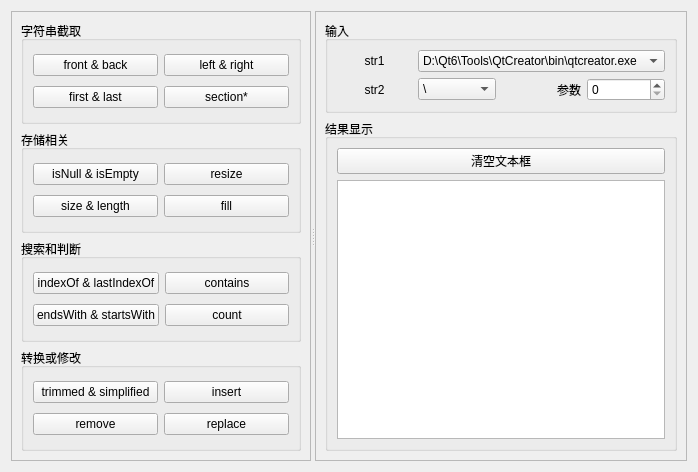
<?xml version="1.0" encoding="UTF-8"?>
<ui version="4.0">
 <class>Widget</class>
 <widget class="QWidget" name="Widget">
  <property name="geometry">
   <rect>
    <x>0</x>
    <y>0</y>
    <width>698</width>
    <height>472</height>
   </rect>
  </property>
  <property name="windowTitle">
   <string>QString特性Demo</string>
  </property>
  <layout class="QVBoxLayout" name="verticalLayout_3">
   <item>
    <widget class="QSplitter" name="splitter">
     <property name="orientation">
      <enum>Qt::Horizontal</enum>
     </property>
     <widget class="QFrame" name="frame">
      <property name="frameShape">
       <enum>QFrame::StyledPanel</enum>
      </property>
      <property name="frameShadow">
       <enum>QFrame::Plain</enum>
      </property>
      <layout class="QVBoxLayout" name="verticalLayout_2">
       <item>
        <widget class="QGroupBox" name="groupBox_2">
         <property name="title">
          <string>字符串截取</string>
         </property>
         <layout class="QGridLayout" name="gridLayout">
          <item row="0" column="0">
           <widget class="QPushButton" name="btnFontBack">
            <property name="text">
             <string>front &amp;&amp; back</string>
            </property>
           </widget>
          </item>
          <item row="0" column="1">
           <widget class="QPushButton" name="btnLeftRight">
            <property name="text">
             <string>left &amp;&amp; right</string>
            </property>
           </widget>
          </item>
          <item row="1" column="0">
           <widget class="QPushButton" name="btnFirstLast">
            <property name="text">
             <string>first &amp;&amp; last</string>
            </property>
           </widget>
          </item>
          <item row="1" column="1">
           <widget class="QPushButton" name="btnSection">
            <property name="text">
             <string>section*</string>
            </property>
           </widget>
          </item>
         </layout>
        </widget>
       </item>
       <item>
        <widget class="QGroupBox" name="groupBox_3">
         <property name="title">
          <string>存储相关</string>
         </property>
         <layout class="QGridLayout" name="gridLayout_2">
          <item row="0" column="0">
           <widget class="QPushButton" name="btnisNullEmpty">
            <property name="text">
             <string>isNull &amp;&amp; isEmpty</string>
            </property>
           </widget>
          </item>
          <item row="0" column="1">
           <widget class="QPushButton" name="btnResize">
            <property name="text">
             <string>resize</string>
            </property>
           </widget>
          </item>
          <item row="1" column="0">
           <widget class="QPushButton" name="btnSizeLength">
            <property name="text">
             <string>size &amp;&amp; length</string>
            </property>
           </widget>
          </item>
          <item row="1" column="1">
           <widget class="QPushButton" name="btnFill">
            <property name="text">
             <string>fill</string>
            </property>
           </widget>
          </item>
         </layout>
        </widget>
       </item>
       <item>
        <widget class="QGroupBox" name="groupBox_4">
         <property name="title">
          <string>搜索和判断</string>
         </property>
         <layout class="QGridLayout" name="gridLayout_3">
          <item row="0" column="0">
           <widget class="QPushButton" name="btnIndexOf">
            <property name="text">
             <string>indexOf &amp;&amp; lastIndexOf</string>
            </property>
           </widget>
          </item>
          <item row="0" column="1">
           <widget class="QPushButton" name="btnContains">
            <property name="text">
             <string>contains</string>
            </property>
           </widget>
          </item>
          <item row="1" column="0">
           <widget class="QPushButton" name="btnStartEnd">
            <property name="text">
             <string>endsWith &amp;&amp; startsWith</string>
            </property>
           </widget>
          </item>
          <item row="1" column="1">
           <widget class="QPushButton" name="btnCount">
            <property name="text">
             <string>count</string>
            </property>
           </widget>
          </item>
         </layout>
        </widget>
       </item>
       <item>
        <widget class="QGroupBox" name="groupBox_5">
         <property name="title">
          <string>转换或修改</string>
         </property>
         <layout class="QGridLayout" name="gridLayout_4">
          <item row="0" column="0">
           <widget class="QPushButton" name="btnTrimmed">
            <property name="text">
             <string>trimmed &amp;&amp; simplified</string>
            </property>
           </widget>
          </item>
          <item row="0" column="1">
           <widget class="QPushButton" name="btnInsert">
            <property name="text">
             <string>insert</string>
            </property>
           </widget>
          </item>
          <item row="1" column="0">
           <widget class="QPushButton" name="btnRemove">
            <property name="text">
             <string>remove</string>
            </property>
           </widget>
          </item>
          <item row="1" column="1">
           <widget class="QPushButton" name="btnReplace">
            <property name="text">
             <string>replace</string>
            </property>
           </widget>
          </item>
         </layout>
        </widget>
       </item>
      </layout>
     </widget>
     <widget class="QFrame" name="frame_2">
      <property name="frameShape">
       <enum>QFrame::StyledPanel</enum>
      </property>
      <property name="frameShadow">
       <enum>QFrame::Plain</enum>
      </property>
      <layout class="QVBoxLayout" name="verticalLayout_4">
       <item>
        <widget class="QGroupBox" name="groupBox">
         <property name="title">
          <string>输入</string>
         </property>
         <layout class="QGridLayout" name="gridLayout_5">
          <item row="1" column="3">
           <widget class="QSpinBox" name="spinBox"/>
          </item>
          <item row="0" column="1" colspan="3">
           <widget class="QComboBox" name="comboBoxStr1">
            <item>
             <property name="text">
              <string>D:\Qt6\Tools\QtCreator\bin\qtcreator.exe</string>
             </property>
            </item>
            <item>
             <property name="text">
              <string>    Are you OK   ?  </string>
             </property>
            </item>
           </widget>
          </item>
          <item row="0" column="0">
           <widget class="QLabel" name="label">
            <property name="text">
             <string>str1</string>
            </property>
            <property name="alignment">
             <set>Qt::AlignCenter</set>
            </property>
           </widget>
          </item>
          <item row="1" column="1">
           <widget class="QComboBox" name="comboBoxStr2">
            <item>
             <property name="text">
              <string>\</string>
             </property>
            </item>
            <item>
             <property name="text">
              <string>Qt</string>
             </property>
            </item>
            <item>
             <property name="text">
              <string>.</string>
             </property>
            </item>
           </widget>
          </item>
          <item row="1" column="2">
           <widget class="QLabel" name="label_3">
            <property name="text">
             <string>参数</string>
            </property>
            <property name="alignment">
             <set>Qt::AlignRight|Qt::AlignTrailing|Qt::AlignVCenter</set>
            </property>
           </widget>
          </item>
          <item row="1" column="0">
           <widget class="QLabel" name="label_2">
            <property name="text">
             <string>str2</string>
            </property>
            <property name="alignment">
             <set>Qt::AlignCenter</set>
            </property>
           </widget>
          </item>
         </layout>
        </widget>
       </item>
       <item>
        <widget class="QGroupBox" name="groupBox_6">
         <property name="title">
          <string>结果显示</string>
         </property>
         <layout class="QVBoxLayout" name="verticalLayout">
          <item>
           <widget class="QPushButton" name="btnClear">
            <property name="text">
             <string>清空文本框</string>
            </property>
           </widget>
          </item>
          <item>
           <widget class="QPlainTextEdit" name="plainTextEdit"/>
          </item>
         </layout>
        </widget>
       </item>
      </layout>
     </widget>
    </widget>
   </item>
  </layout>
 </widget>
 <resources/>
 <connections/>
</ui>
